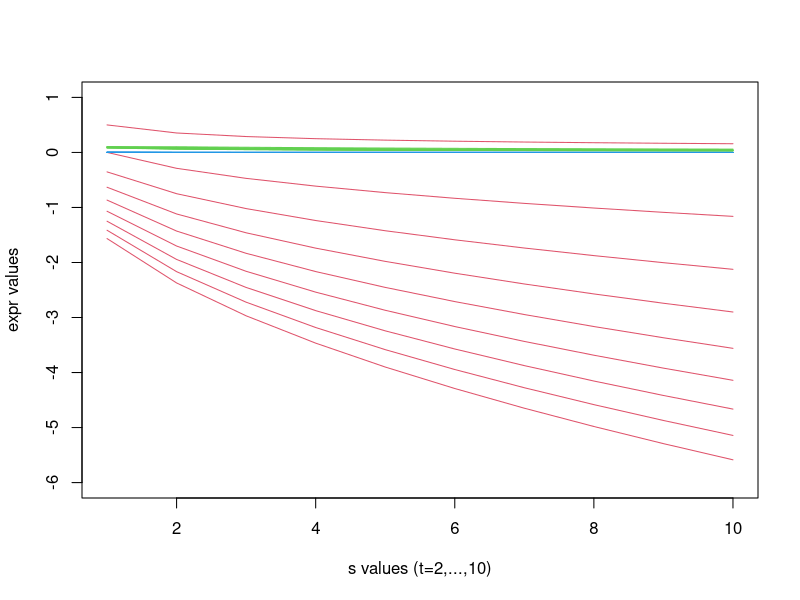

Write the R code that produced this figure.
xvals <- seq(from=1,to=10,by=1)
yvalsone2 <- c(0.5,0.353553390593274,0.288675134594813,0.25,0.223606797749979,0.204124145231932,0.188982236504614,0.176776695296637,0.166666666666667,0.158113883008419)
yvalstwo2 <- c(0.0981391737086421,0.102112729449338,0.0938893732495883,0.0861322688859169,0.0797040404780803,0.0744108880671729,0.0699965624119786,0.0662582031390249,0.0630464102503918,0.0602517200967439)
yvalsthr2 <- c(0.00881891274345837,0.000893443304922933,0.000100739651440313,1.19297866471333e-05,1.45311164059443e-06,1.80272072266839e-07,2.26547133908249e-08,2.87437240082322e-09,3.67393773421722e-10,4.7235364300911e-11)
yvalsone3 <- c(0,-0.288675134594813,-0.471404520791032,-0.612372435695794,-0.730296743340221,-0.833333333333333,-0.925820099772551,-1.01036297108184,-1.08866210790363,-1.16189500386222)
yvalstwo3 <- c(0.104195015188713,0.0938893732495883,0.0827593535454521,0.0744108880671729,0.0680533204425388,0.0630464102503918,0.0589845632599061,0.0556089101580468,0.0527481561094131,0.0502846662071809)
yvalsthr3 <- c(0.00275038064675196,0.000100739651440313,4.15209127612733e-06,1.80272072266839e-07,8.06119617101378e-09,3.67393773421722e-10,1.69682340655241e-11,7.91413581042936e-13,3.71917357434616e-14,1.75827329882295e-15)
yvalsone4 <- c(-0.353553390593274,-0.75,-1.02062072615966,-1.23743686707646,-1.42302494707577,-1.58771324027147,-1.73719807243076,-1.875,-2.00346921336188,-2.1242645786248)
yvalstwo4 <- c(0.102112729449338,0.0861322688859169,0.0744108880671729,0.0662582031390249,0.0602517200967439,0.0556089101580468,0.051887542149909,0.0488207831412326,0.0462379273137651,0.044024365914007)
yvalsthr4 <- c(0.000893443304922933,1.19297866471333e-05,1.80272072266839e-07,2.87437240082322e-09,4.7235364300911e-11,7.91413581042936e-13,1.3439974595936e-14,2.30520339427085e-16,3.98411672101088e-18,6.92750700775385e-20)
yvalsone5 <- c(-0.632455532033676,-1.11803398874989,-1.46059348668044,-1.73925271309261,-1.97989898732233,-2.19469056285087,-2.39045721866879,-2.57147817412476,-2.7406406388126,-2.9)
yvalstwo5 <- c(0.0981350067035814,0.0797040404780803,0.0680533204425388,0.0602517200967439,0.0546047955954852,0.0502846662071809,0.0468452566986411,0.044024365914007,0.0416570211015421,0.0396337366479072)
yvalsthr5 <- c(0.000297534926817561,1.45311164059443e-06,8.06119617101378e-09,4.7235364300911e-11,2.85381350846513e-13,1.75827329882295e-15,1.09813970351708e-17,6.92750700775385e-20,4.40382341671869e-22,2.81656654427622e-24)
yvalsone6 <- c(-0.866025403784439,-1.42886901662352,-1.83333333333333,-2.1650635094611,-2.45288945259803,-2.71057599454843,-2.9459415181859,-3.16392425109494,-3.36787657027282,-3.56019662378358)
yvalstwo6 <- c(0.0938893732495883,0.0744108880671729,0.0630464102503918,0.0556089101580468,0.0502846662071809,0.0462379273137651,0.043030080849264,0.0404071974428978,0.0382110894687912,0.036337510671735)
yvalsthr6 <- c(0.000100739651440313,1.80272072266839e-07,3.67393773421722e-10,7.91413581042936e-13,1.75827329882295e-15,3.98411672101088e-18,9.15213915409531e-21,2.12364972438679e-23,4.96582100059178e-26,1.16827877431975e-28)
yvalsone7 <- c(-1.0690449676497,-1.70084012854152,-2.16024689946929,-2.53898179816803,-2.86854866240254,-3.16415940842189,-3.43451865147752,-3.68515361183997,-3.91983154804889,-4.14125584816973)
yvalstwo7 <- c(0.0898465883303757,0.0699965624119786,0.0589845632599061,0.051887542149909,0.0468452566986411,0.043030080849264,0.0400148756563658,0.0375547979776947,0.0354983261321132,0.033746078604869)
yvalsthr7 <- c(3.45138113674184e-05,2.26547133908249e-08,1.69682340655241e-11,1.3439974595936e-14,1.09813970351708e-17,9.15213915409531e-21,7.73316264892446e-24,6.60049902665103e-27,5.67746624267973e-30,4.91345271713747e-33)
yvalsone8 <- c(-1.25,-1.94454364826301,-2.45373864405591,-2.875,-3.2422985673747,-3.5721725415588,-3.87413584834458,-4.15425233947097,-4.41666666666667,-4.66435954874836)
yvalstwo8 <- c(0.0861322688859169,0.0662582031390249,0.0556089101580468,0.0488207831412326,0.044024365914007,0.0404071974428978,0.0375547979776947,0.0352312396671554,0.0332912056224501,0.0316397081041316)
yvalsthr8 <- c(1.19297866471333e-05,2.87437240082322e-09,7.91413581042936e-13,2.30520339427085e-16,6.92750700775385e-20,2.12364972438679e-23,6.60049902665103e-27,2.07236998916785e-30,6.55727917219265e-34,2.08756434236591e-37)
yvalsone9 <- c(-1.41421356237309,-2.16666666666667,-2.72165526975909,-3.18198051533946,-3.58391468152416,-3.94522683946244,-4.27617987059879,-4.58333333333333,-4.87118004817399,-5.14295634824952)
yvalstwo9 <- c(0.0827593535454521,0.0630464102503918,0.0527481561094131,0.0462379273137651,0.0416570211015421,0.0382110894687912,0.0354983261321132,0.0332912056224501,0.0314500814107365,0.0298839063450787)
yvalsthr9 <- c(4.15209127612733e-06,3.67393773421722e-10,3.71917357434616e-14,3.98411672101088e-18,4.40382341671869e-22,4.96582100059178e-26,5.67746624267973e-30,6.55727917219265e-34,7.6324615900967e-38,8.93860171578692e-42)
yvalsone10 <- c(-1.56524758424985,-2.37170824512628,-2.96928723209235,-3.46590536512467,-3.9,-4.2904933671238,-4.64834840100684,-4.9805873147652,-5.2920275467495,-5.58614357137373)
yvalstwo10 <- c(0.0797040404780803,0.0602517200967439,0.0502846662071809,0.044024365914007,0.0396337366479072,0.036337510671735,0.033746078604869,0.0316397081041316,0.0298839063450787,0.0283911619700366)
yvalsthr10 <- c(1.45311164059443e-06,4.7235364300911e-11,1.75827329882295e-15,6.92750700775385e-20,2.81656654427622e-24,1.16827877431975e-28,4.91345271713747e-33,2.08756434236591e-37,8.93860171578692e-42,3.85093917938302e-46)
plot(xvals,yvalsone10,xlab="s values (t=2,...,10)",ylab="expr values",type="n",xlim=c(1,10),ylim=c(-6,1))
lines(xvals,yvalsone2,type="l",col=2)
lines(xvals,yvalstwo2,type="l",col=3)
lines(xvals,yvalsthr2,type="l",col=4)
lines(xvals,yvalsone3,type="l",col=2)
lines(xvals,yvalstwo3,type="l",col=3)
lines(xvals,yvalsthr3,type="l",col=4)
lines(xvals,yvalsone4,type="l",col=2)
lines(xvals,yvalstwo4,type="l",col=3)
lines(xvals,yvalsthr4,type="l",col=4)
lines(xvals,yvalsone5,type="l",col=2)
lines(xvals,yvalstwo5,type="l",col=3)
lines(xvals,yvalsthr5,type="l",col=4)
lines(xvals,yvalsone6,type="l",col=2)
lines(xvals,yvalstwo6,type="l",col=3)
lines(xvals,yvalsthr6,type="l",col=4)
lines(xvals,yvalsone7,type="l",col=2)
lines(xvals,yvalstwo7,type="l",col=3)
lines(xvals,yvalsthr7,type="l",col=4)
lines(xvals,yvalsone8,type="l",col=2)
lines(xvals,yvalstwo8,type="l",col=3)
lines(xvals,yvalsthr8,type="l",col=4)
lines(xvals,yvalsone9,type="l",col=2)
lines(xvals,yvalstwo9,type="l",col=3)
lines(xvals,yvalsthr9,type="l",col=4)
lines(xvals,yvalsone10,type="l",col=2)
lines(xvals,yvalstwo10,type="l",col=3)
lines(xvals,yvalsthr10,type="l",col=4)
dev.print(device=pdf, "doubleyous.pdf", onefile=FALSE)
